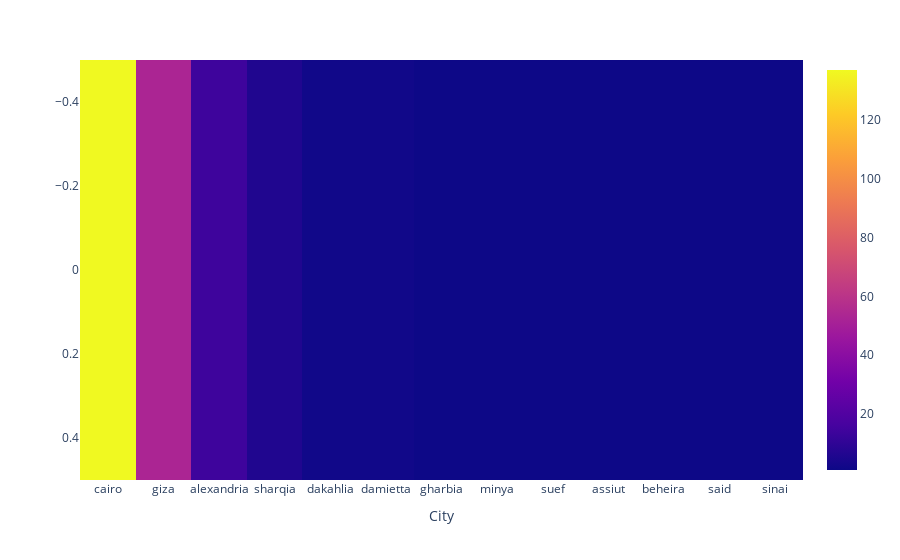

The notebook cell this image was saved under:
### Code cell
l = []
l.append(counting)
fig = px.imshow(l,x=chosen_city,labels=dict(x = 'City'))
fig.show()

### Figure 1 — Plotly figure (JSON) as saved in the notebook; plotly's stock layout.template omitted (floating-point values rounded to 4 significant figures)
{"data": [{"coloraxis": "coloraxis", "hovertemplate": "City: %{x}<br>y: %{y}<br>color: %{z}<extra></extra>", "name": "0", "type": "heatmap", "x": ["cairo", "giza", "alexandria", "sharqia", "dakahlia", "damietta", "gharbia", "minya", "suef", "assiut", "beheira", "said", "sinai"], "xaxis": "x", "yaxis": "y", "z": [[137, 53, 14, 6, 2, 2, 1, 1, 1, 1, 1, 1, 1]]}], "layout": {"coloraxis": {"colorscale": [[0, "#0d0887"], [0.1111, "#46039f"], [0.2222, "#7201a8"], [0.3333, "#9c179e"], [0.4444, "#bd3786"], [0.5556, "#d8576b"], [0.6667, "#ed7953"], [0.7778, "#fb9f3a"], [0.8889, "#fdca26"], [1, "#f0f921"]]}, "margin": {"t": 60}, "xaxis": {"anchor": "y", "constrain": "domain", "domain": [0, 1], "scaleanchor": "y", "title": {"text": "City"}}, "yaxis": {"anchor": "x", "autorange": "reversed", "constrain": "domain", "domain": [0, 1]}}}
